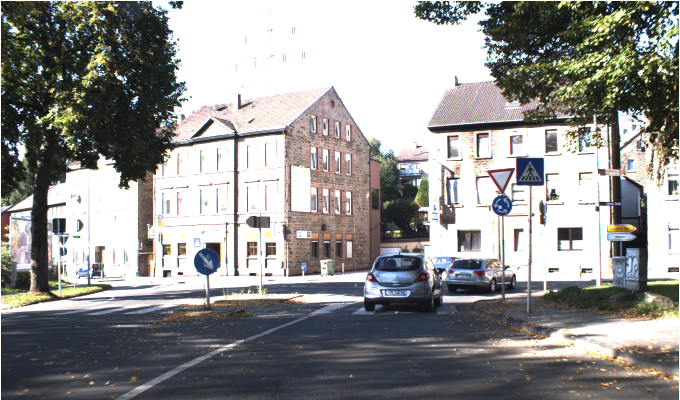
#> input picture 00001.ppm, 1360 x 800 px (shown at 1/2 size)
$ python shapes.py   (older library calls are emulated)
#> lines starting #> are read from the running program, lines starting #| are printed output that depends on the picture; after the words box and inside, x2 and y2 are one past the last pixel; in counts of white or black regions, pixels touching at a corner belong together
import cv2
import numpy as np
from matplotlib import pyplot as plt

img = cv2.imread("00001.ppm", cv2.IMREAD_COLOR)
#> img is the input picture: shape (800, 1360, 3); mean B, G, R 143.6, 145.1, 145.7

def read_bb(filename):
    """Read ground truth bounding boxes from file"""
#> called with filename = './gt.txt'

    gt_bboxes = {}
    with open(filename) as file:
#> (reads gt.txt from the repository)
        for line in file:
            frame = str(int(line.strip().split(".")[0]))
            bb = line.strip().split(";")[1:6]
            bb = list(map(int, bb))
            if frame in gt_bboxes:
                gt_bboxes[frame].append(bb)
            else:
                gt_bboxes[frame] = [bb]
    return gt_bboxes


def draw_bb(img2):
    x, y, w, h = cv2.boundingRect(cnt)
    cv2.rectangle(img2, (x, y), (x + w, y + h), (0, 255, 0), 2)
    cv2.putText(img2, shape, (cX, cY), cv2.FONT_HERSHEY_SIMPLEX,
                0.5, (255, 0, 0), 2)
    return img2

TARGET_DIR = "./"  # /
gt_bboxes = read_bb(TARGET_DIR + "gt.txt")
# images = read_images(TARGET_DIR)

gt = gt_bboxes['1'];  # to get only four coordinates do: gt_bboxes['0'][0][0:4]
(rows, cols) = img.shape[0:2]         # 800 by 1360
#> rows = 800; cols = 1360

imgray = cv2.cvtColor(img.copy(),cv2.COLOR_BGR2GRAY)
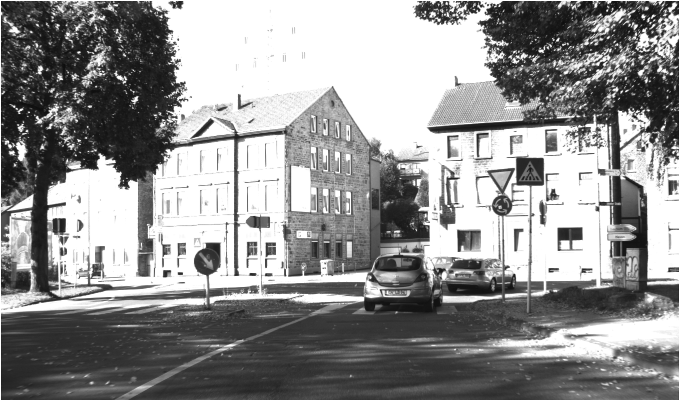
#> imgray: shape (800, 1360) (shown at 1/2 size); min 12, max 255, mean 145.1
blurred = cv2.GaussianBlur(imgray, (5, 5), 0)
ret,thresh = cv2.threshold(blurred,127,255, cv2.THRESH_BINARY)
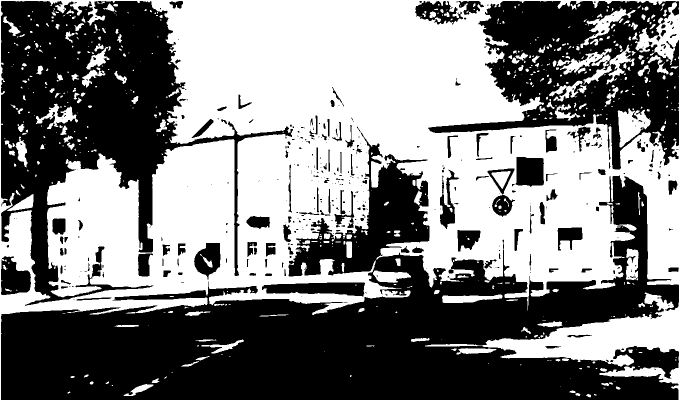
#> thresh: shape (800, 1360) (shown at 1/2 size); 49.9% white; 612 white regions (382 under 20 px), largest, box (x1, y1, x2, y2) and area: (0, 0, 1360, 800) 505327, (1114, 89, 1269, 169) 3753, (1235, 217, 1302, 295) 2870

edges = cv2.Canny(imgray, 100, 300)
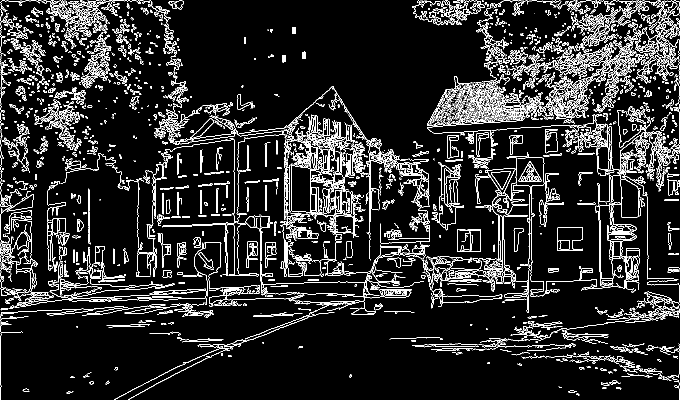
#> edges: shape (800, 1360) (shown at 1/2 size); 10.1% white in thin lines or dots
image, contours, hierarchy = cv2.findContours(thresh, cv2.RETR_TREE, cv2.CHAIN_APPROX_SIMPLE)
#> contours = 1024 contours, 683 with area under 20; largest, box (x1, y1, x2, y2) and area: (0, 0, 1360, 800) 772238, (1, 1, 587, 613) 141376, (855, 1, 1359, 340) 93746, (523, 564, 731, 594) 4462, (1, 511, 63, 591) 3490
# img2 = cv2.drawContours(image, contours, -1, (255, 0,0), 3)

plt.subplot(311),
plt.imshow(img, cmap= 'brg')
plt.subplot(312),
plt.imshow(edges, cmap= 'gray')
plt.subplot(313),
plt.imshow(image, cmap= 'brg')
# [16 lines of commented-out code are left out]
img2 = img.copy();
i = 1;
for cnt in contours:
    M = cv2.moments(cnt)
    if M["m00"] < 200 or M["m00"] > 3000:
        continue
    cX = int((M["m10"] / M["m00"]))
    cY = int((M["m01"] / M["m00"]))
    approx = cv2.approxPolyDP(cnt,0.04*cv2.arcLength(cnt,True),True)
    shape = str(0)
    if len(approx)==6:
        shape = "hexagon" + str(i)
        # cv2.drawContours(img2,[cnt],0,255,-1)
        img2 = draw_bb(img2)
    elif len(approx)==3:
        shape = "triangle" + str(i)
        area = cv2.contourArea(cnt)
        print ("area ", area)
        # cv2.drawContours(img2,[cnt],0,(0,255,0),-1)
        img2 = draw_bb(img2)
    elif len(approx)==4:
        shape = "square" + str(i)
        # cv2.drawContours(img2,[cnt],0,(0,0,255),-1)
        img2 = draw_bb(img2)
    elif len(approx) == 9:
        shape = "half-circle" + str(i)
        # cv2.drawContours(img2,[cnt],0,(255,255,0),-1)
    elif len(approx) > 15:
        shape = "circle" + str(i)
        img2 = draw_bb(img2)
        # cv2.drawContours(img2,[cnt],0,(0,255,255),-1)
    i = i+1
#> this loop made 1024 passes
#> (cX, cY, approx, area) on pass 47: (949, 701, [[913, 708], [992, 699], [921, 697]], 574)
#> (cX, cY, approx) on pass 50: (447, 692, [[487, 681], [402, 691], [444, 694], [430, 706]])
#| area  574.0
#| area  303.0
#| area  1217.0
#| area  1993.5
#| area  674.5
#| area  724.0
#| area  217.0
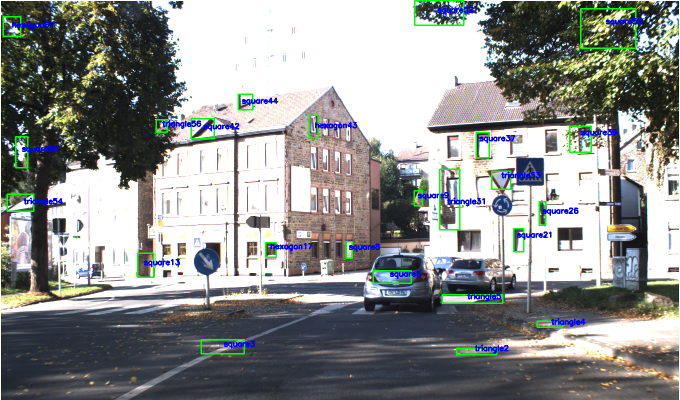
#> img2: shape (800, 1360, 3) (shown at 1/2 size); 2.25% of pixels changed, all inside (x1, y1, x2, y2) = (5, 0, 1284, 711)
#> after the loop, i = 62


cv2.imshow('img',img2)


cv2.waitKey(0)
cv2.destroyAllWindows()
#> figure, not shown here; B, G, R data is drawn as R, G, B
